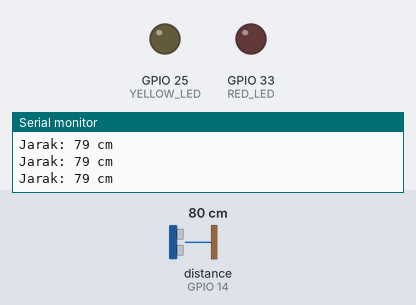
A program run on a simulated ESP32. On the bench: output pins drawn as LEDs (lit = HIGH), the last lines printed to the serial monitor. Wiring (inferred from the names in the program): ultrasonic range finder: trigger GPIO 12; echo GPIO 14. The inputs (shaded band) are chosen by the test bench; at power-on: distance to the obstacle (sensor on GPIO 14) 80 cm. The echo pulse lasts 58.3 µs per cm; pins used as bus, display or sensor lines are not drawn.

Above: at 1.2 s.
1.3 s: distance to the obstacle (sensor on GPIO 14) set to 57 cm
2.8 s: distance to the obstacle (sensor on GPIO 14) set to 47 cm
At 4.0 s:
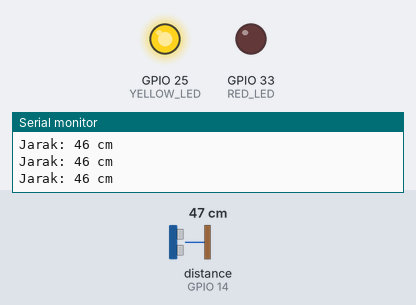
4.3 s: distance to the obstacle (sensor on GPIO 14) set to 24 cm
5.8 s: distance to the obstacle (sensor on GPIO 14) set to 20 cm
At 6.7 s:
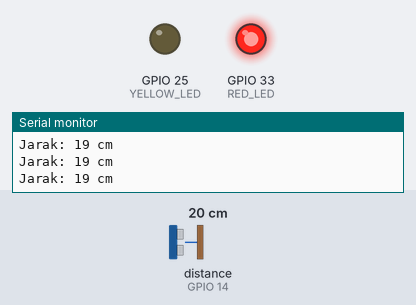
7.4 s: distance to the obstacle (sensor on GPIO 14) set to 35 cm
At 8.4 s:
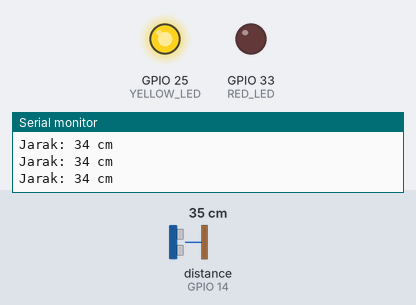
9.0 s: distance to the obstacle (sensor on GPIO 14) set to 2 cm
At 10.4 s:
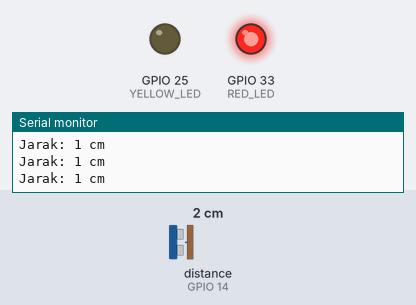
Timing chart, 0 to 11.6 s (numbered marks = the images above; inputs shaded):
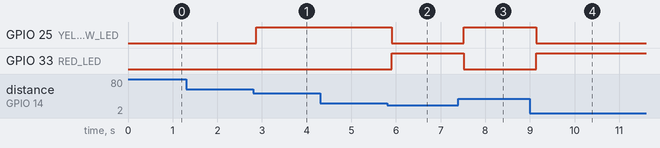

The program:

main.cpp
```cpp
#include <Arduino.h>

// Pin sensor ultrasonik
#define TRIG_PIN 12
#define ECHO_PIN 14

// Pin lampu LED
#define RED_LED 33
#define YELLOW_LED 25

void setup() {
  Serial.begin(115200);

  pinMode(TRIG_PIN, OUTPUT);
  pinMode(ECHO_PIN, INPUT);

  pinMode(RED_LED, OUTPUT);
  pinMode(YELLOW_LED, OUTPUT);
}

void loop() {
  long duration;
  int distance;

  // Trigger sensor
  digitalWrite(TRIG_PIN, LOW);
  delayMicroseconds(2);
  digitalWrite(TRIG_PIN, HIGH);
  delayMicroseconds(10);
  digitalWrite(TRIG_PIN, LOW);

  // Baca echo
  duration = pulseIn(ECHO_PIN, HIGH);
  distance = duration * 0.034 / 2;

  // Tampilkan jarak di serial monitor
  Serial.print("Jarak: ");
  Serial.print(distance);
  Serial.println(" cm");

  // Logika lampu berdasarkan jarak
  if (distance > 0 && distance <= 20) {
    digitalWrite(RED_LED, HIGH);
    digitalWrite(YELLOW_LED, LOW);
  } else if (distance > 20 && distance <= 50) {
    digitalWrite(RED_LED, LOW);
    digitalWrite(YELLOW_LED, HIGH);
  } else if (distance > 50) {
    digitalWrite(RED_LED, LOW);
    digitalWrite(YELLOW_LED, LOW);
  } else {
    digitalWrite(RED_LED, LOW);
    digitalWrite(YELLOW_LED, LOW);
  }

  delay(200);
}
```

Measured:
- the behaviour switches between 52 and 51 cm on distance to the obstacle (sensor on GPIO 14) (found by bisection; images 0 and 1)
- the behaviour switches between 22 and 21 cm on distance to the obstacle (sensor on GPIO 14) (found by bisection; images 1 and 2)
- after the input at 2.8 s, GPIO 25 (YELLOW_LED): LOW → HIGH after 0.07 s
- after the input at 5.8 s, GPIO 25 (YELLOW_LED): HIGH → LOW after 0.11 s; GPIO 33 (RED_LED): LOW → HIGH after 0.11 s
- after the input at 7.4 s, GPIO 25 (YELLOW_LED): LOW → HIGH after 0.12 s; GPIO 33 (RED_LED): HIGH → LOW after 0.12 s
- after the input at 9.0 s, GPIO 25 (YELLOW_LED): HIGH → LOW after 0.14 s; GPIO 33 (RED_LED): LOW → HIGH after 0.14 s
